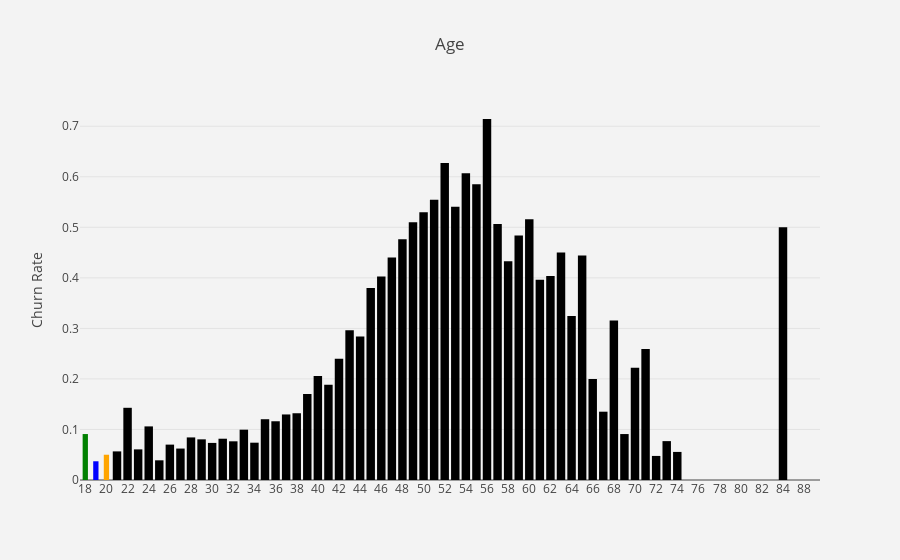

Write notebook code for a chart like this one.
### Code cell
# visualize Age churn rate
df_plot = df_data.groupby('Age').Exited.mean().reset_index()
plot_data = [
    go.Bar(
        x=df_plot['Age'],
        y=df_plot['Exited'],
        width = [0.5, 0.5, 0.5],
        marker=dict(
        color=['green', 'blue', 'orange'])
    )
]

plot_layout = go.Layout(
        xaxis={"type": "category"},
        title='Age',
        yaxis={"title": "Churn Rate"},
        plot_bgcolor  = 'rgb(243,243,243)',
        paper_bgcolor  = 'rgb(243,243,243)',
    )
fig = go.Figure(data=plot_data, layout=plot_layout)
pyoff.iplot(fig)

### Figure 1 — Plotly figure (JSON) as saved in the notebook; plotly's stock layout.template omitted (floating-point values rounded to 4 significant figures)
{"data": [{"uid": "00bdf9be-528f-4c97-b9ed-317705a460de", "width": [0.5, 0.5, 0.5], "y": [0.09091, 0.03704, 0.05, 0.0566, 0.1429, 0.06061, 0.1061, 0.03896, 0.07, 0.0622, 0.08425, 0.08046, 0.07339, 0.08168, 0.07656, 0.09955, 0.07383, 0.1203, 0.1162, 0.1297, 0.1321, 0.1702, 0.206, 0.1885, 0.2399, 0.2963, 0.284, 0.3799, 0.4027, 0.44, 0.4762, 0.5102, 0.5299, 0.5546, 0.6275, 0.5405, 0.6071, 0.5854, 0.7143, 0.5067, 0.4328, 0.4839, 0.5161, 0.3962, 0.4038, 0.45, 0.3243, 0.4444, 0.2, 0.1351, 0.3158, 0.09091, 0.2222, 0.2593, 0.04762, 0.07692, 0.05556, 0, 0, 0, 0, 0, 0, 0, 0, 0, 0.5, 0, 0, 0], "x": [18, 19, 20, 21, 22, 23, 24, 25, 26, 27, 28, 29, 30, 31, 32, 33, 34, 35, 36, 37, 38, 39, 40, 41, 42, 43, 44, 45, 46, 47, 48, 49, 50, 51, 52, 53, 54, 55, 56, 57, 58, 59, 60, 61, 62, 63, 64, 65, 66, 67, 68, 69, 70, 71, 72, 73, 74, 75, 76, 77, 78, 79, 80, 81, 82, 83, 84, 85, 88, 92], "type": "bar", "marker": {"color": ["green", "blue", "orange"]}}], "layout": {"paper_bgcolor": "rgb(243,243,243)", "plot_bgcolor": "rgb(243,243,243)", "yaxis": {"title": {"text": "Churn Rate"}}, "xaxis": {"type": "category"}, "title": {"text": "Age"}}}
